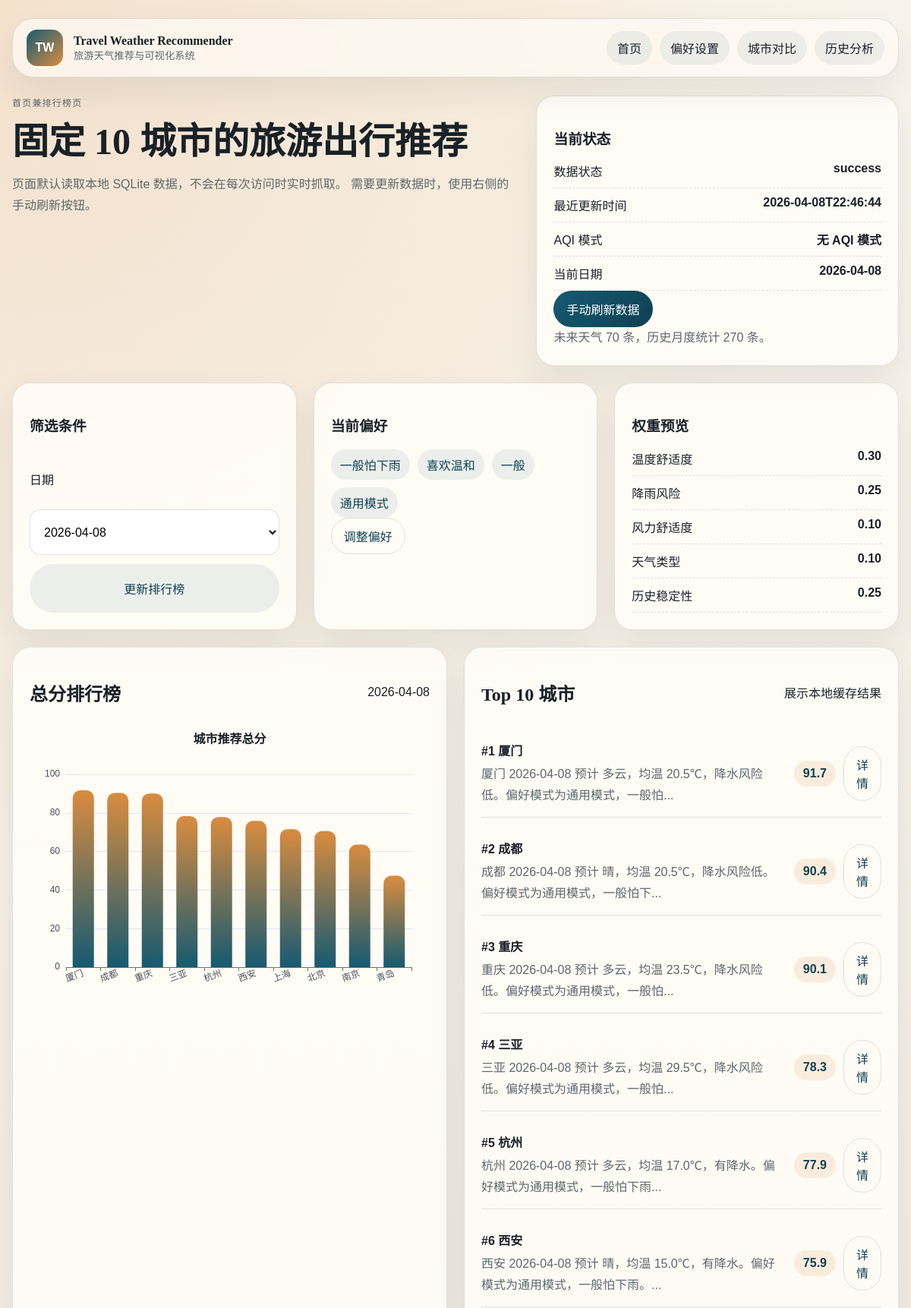
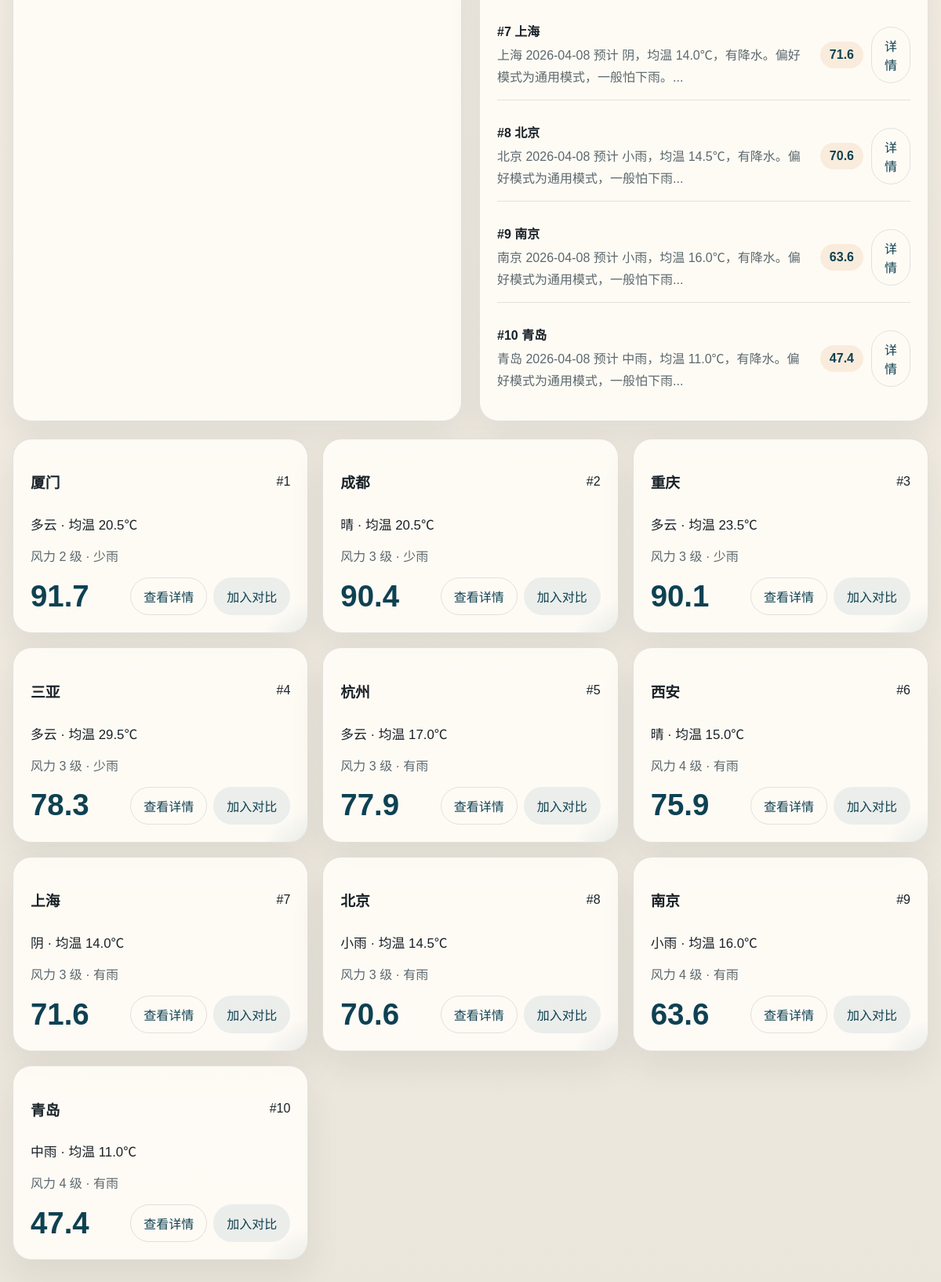
The page / on the database its author committed (2 pictures, top to bottom).
### tables this page shows
CREATE TABLE refresh_log (
                id INTEGER PRIMARY KEY AUTOINCREMENT,
                refresh_time TEXT NOT NULL,
                status TEXT NOT NULL,
                message TEXT NOT NULL
            );

CREATE TABLE forecast_daily (
                city_slug TEXT NOT NULL,
                city_name TEXT NOT NULL,
                date TEXT NOT NULL,
                max_temp REAL,
                min_temp REAL,
                avg_temp REAL,
                weather_type TEXT,
                weather_detail TEXT,
                wind_direction TEXT,
                wind_speed_kmh REAL,
                wind_level INTEGER,
                precipitation_mm REAL,
                rain_flag INTEGER,
                aqi REAL,
                source_type TEXT,
                source_name TEXT,
                crawl_time TEXT,
                PRIMARY KEY (city_slug, date)
            );

### web/routes.py (the view)
    @app.get("/")
    def home():
        repository = WeatherRepository()
        dates = repository.get_forecast_dates()
        selected_date = request.args.get("date") or (dates[0] if dates else "")
        preferences = normalize_preferences(request.args)
        context = (
            build_homepage_context(repository, selected_date, preferences)
            if selected_date
            else {
                "ranking": [],
                "chart_data": {"cities": [], "scores": []},
                "weights_preview": {},
                "aqi_available": False,
            }
        )
        return render_template(
            "index.html",
            selected_date=selected_date,
            available_dates=dates,
            preferences=preferences,
            latest_refresh=repository.get_latest_refresh_info(),
            default_compare_city="shanghai",
            **context,
        )

### config/preferences.py (called while the page is built)
def normalize_preferences(raw_mapping) -> dict:
    cleaned = {}
    for key, default_value in DEFAULT_PREFERENCES.items():
        allowed = {value for value, _label in PREFERENCE_OPTIONS[key]}
        value = raw_mapping.get(key, default_value)
        cleaned[key] = value if value in allowed else default_value
    return cleaned

def preference_label(key: str, value: str) -> str:
    labels = {option_value: label for option_value, label in PREFERENCE_OPTIONS[key]}
    return labels.get(value, value)

### service/database.py (called while the page is built)
def get_connection() -> sqlite3.Connection:
    DB_PATH.parent.mkdir(parents=True, exist_ok=True)
    connection = sqlite3.connect(DB_PATH)
    connection.row_factory = sqlite3.Row
    return connection

    def _read_df(self, query: str, params: tuple = ()) -> pd.DataFrame:
        connection = get_connection()
        try:
            return pd.read_sql_query(query, connection, params=params)
        finally:
            connection.close()

    def get_forecast_dates(self) -> list[str]:
        df = self._read_df("SELECT DISTINCT date FROM forecast_daily ORDER BY date")
        return df["date"].tolist()

    def get_forecast_for_date(self, date_text: str) -> pd.DataFrame:
        return self._read_df(
            "SELECT * FROM forecast_daily WHERE date = ? ORDER BY city_slug",
            (date_text,),
        )

    def get_history_monthly(self, city_slug: str | None = None) -> pd.DataFrame:
        if city_slug:
            return self._read_df(
                "SELECT * FROM history_monthly WHERE city_slug = ? ORDER BY month_key",
                (city_slug,),
            )
        return self._read_df("SELECT * FROM history_monthly ORDER BY city_slug, month_key")

    def get_latest_refresh_info(self) -> dict:
        df = self._read_df(
            "SELECT refresh_time, status, message FROM refresh_log ORDER BY id DESC LIMIT 1"
        )
        if df.empty:
            return {"refresh_time": "未刷新", "status": "empty", "message": "当前数据库中还没有抓取记录。"}
        return df.iloc[0].to_dict()

    def aqi_available(self) -> bool:
        df = self._read_df("SELECT MAX(aqi) AS max_aqi FROM forecast_daily")
        return not df.empty and pd.notna(df.iloc[0]["max_aqi"])

### service/ranking.py (called while the page is built)
def _month_from_date(date_text: str) -> int:
    return int(date_text.split("-")[1])

### service/reason_generator.py (called while the page is built)
def generate_summary(reason: str) -> str:
    if len(reason) <= 48:
        return reason
    return reason[:48] + "..."

### web/templates/index.html (shortened to what this page needs)
{% extends "base.html" %}
{% block content %}
<section class="hero-panel">
    <div class="hero-copy">
        <p class="eyebrow">首页兼排行榜页</p>
        <h1>固定 10 城市的旅游出行推荐</h1>
        <p>
            页面默认读取本地 SQLite 数据，不会在每次访问时实时抓取。
            需要更新数据时，使用右侧的手动刷新按钮。
        </p>
    </div>
    <div class="hero-meta card">
        <h3>当前状态</h3>
        <ul class="meta-list">
            <li><span>数据状态</span><strong>{{ latest_refresh.status }}</strong></li>
            <li><span>最近更新时间</span><strong>{{ latest_refresh.refresh_time }}</strong></li>
            <li><span>AQI 模式</span><strong>{{ "已启用" if aqi_available else "无 AQI 模式" }}</strong></li>
            <li><span>当前日期</span><strong>{{ selected_date or "暂无数据" }}</strong></li>
        </ul>
        <form method="post" action="{{ url_for('refresh') }}" class="refresh-form">
            <button type="submit" class="button button-primary">手动刷新数据</button>
        </form>
        <p class="muted">{{ latest_refresh.message }}</p>
    </div>
</section>
<section class="controls-grid">
    <form method="get" action="{{ url_for('home') }}" class="card filter-form">
        <h3>筛选条件</h3>
        <label>日期</label>
        <select name="date">
            {% for date_item in available_dates %}
                <option value="{{ date_item }}" {% if date_item == selected_date %}selected{% endif %}>{{ date_item }}</option>
            {% endfor %}
        </select>
        <button type="submit" class="button">更新排行榜</button>
    </form>
    <div class="card">
        <h3>当前偏好</h3>
        <ul class="tag-list">
            <li>{{ preference_label("rain_sensitivity", preferences["rain_sensitivity"]) }}</li>
            <li>{{ preference_label("temperature_preference", preferences["temperature_preference"]) }}</li>
            <li>{{ preference_label("wind_sensitivity", preferences["wind_sensitivity"]) }}</li>
            <li>{{ preference_label("travel_style", preferences["travel_style"]) }}</li>
        </ul>
        <a class="button button-ghost" href="{{ url_for('preferences_page') }}?{{ query_with(preferences, date=selected_date) }}">调整偏好</a>
    </div>
    <div class="card">
        <h3>权重预览</h3>
        <ul class="weight-list">
            {% for key, value in weights_preview.items() %}
                <li>
                    <span>
                        {% if key == "temperature" %}温度舒适度{% endif %}
                        {% if key == "rain" %}降雨风险{% endif %}
                        {% if key == "wind" %}风力舒适度{% endif %}
                        {% if key == "weather" %}天气类型{% endif %}
                        {% if key == "history" %}历史稳定性{% endif %}
                    </span>
                    <strong>{{ "%.2f"|format(value) }}</strong>
                </li>
            {% endfor %}
        </ul>
    </div>
</section>
{% if ranking %}
<section class="content-grid">
    <div class="card chart-card">
        <div class="section-head">
            <h2>总分排行榜</h2>
            <span>{{ selected_date }}</span>
        </div>
        <div id="ranking-chart" class="chart"></div>
    </div>
    <div class="card ranking-card">
        <div class="section-head">
            <h2>Top 10 城市</h2>
            <span>展示本地缓存结果</span>
        </div>
        <ol class="ranking-list">
            {% for row in ranking %}
            <li class="ranking-row">
                <div>
                    <strong>#{{ row.rank }} {{ row.city_name }}</strong>
                    <p>{{ row.reason_summary }}</p>
                </div>
                <div class="ranking-actions">
                    <span class="score-pill">{{ row.score_total }}</span>
                    <a class="button button-ghost" href="{{ url_for('city_detail', city_slug=row.city_slug) }}?{{ query_with(preferences, date=selected_date) }}">详情</a>
                </div>
            </li>
            {% endfor %}
        </ol>
    </div>
</section>
<section class="city-grid">
    {% for row in ranking %}
    <article class="city-card">
        <div class="city-card-head">
            <h3>{{ row.city_name }}</h3>
            <span>#{{ row.rank }}</span>
        </div>
        <p class="weather-line">{{ row.weather_detail }} · 均温 {{ "%.1f"|format(row.avg_temp) }}℃</p>
        <p class="muted">风力 {{ row.wind_level if row.wind_level is not none else "-" }} 级 · {{ "有雨" if row.rain_flag else "少雨" }}</p>
        <div class="city-card-foot">
            <strong class="score-big">{{ row.score_total }}</strong>
            <div class="card-actions">
                <a class="button button-ghost" href="{{ url_for('city_detail', city_slug=row.city_slug) }}?{{ query_with(preferences, date=selected_date) }}">查看详情</a>
                <a class="button" href="{{ url_for('compare_page') }}?{{ query_with(preferences, date=selected_date, city_a=row.city_slug, city_b='beijing' if row.city_slug != 'beijing' else 'shanghai') }}">加入对比</a>
            </div>
        </div>
    </article>
    {% endfor %}
</section>
{% else %}
<section class="empty-state card">
    <h2>当前还没有可展示的数据</h2>
    <p>先点击“手动刷新数据”，抓取未来天气和历史月度统计后再进入演示。</p>
</section>
{% endif %}
{% endblock %}
{% block scripts %}
<script>
window.renderBarChart("ranking-chart", {
    labels: {{ chart_data.cities | tojson }},
    values: {{ chart_data.scores | tojson }},
    title: "城市推荐总分"
});
</script>
{% endblock %}

### web/templates/base.html (shortened to what this page needs)
<!doctype html>
<html lang="zh-CN">
<head>
    <link rel="stylesheet" href="{{ url_for('static', filename='css/style.css') }}">
</head>
<body>
    <div class="page-shell">
        <header class="topbar">
            <a class="brand" href="{{ url_for('home') }}?{{ query_with(preferences, date=selected_date if selected_date is defined else '') }}">
                <span class="brand-mark">TW</span>
                <span>
                    <strong>Travel Weather Recommender</strong>
                    <small>旅游天气推荐与可视化系统</small>
                </span>
            </a>
            <nav class="nav-links">
                <a href="{{ url_for('home') }}?{{ query_with(preferences, date=selected_date if selected_date is defined else '') }}">首页</a>
                <a href="{{ url_for('preferences_page') }}?{{ query_with(preferences, date=selected_date if selected_date is defined else '') }}">偏好设置</a>
                <a href="{{ url_for('compare_page') }}?{{ query_with(preferences, date=selected_date if selected_date is defined else '') }}">城市对比</a>
                <a href="{{ url_for('history_page') }}?{{ query_with(preferences) }}">历史分析</a>
            </nav>
        </header>
        <main class="main-content">
            {% block content %}{% endblock %}
        </main>
    </div>
    {% block scripts %}{% endblock %}
</body>
</html>

### rows shown on the page
refresh_log: status "success", refresh_time "2026-04-08T22:46:44", message "未来天气 70 条，历史月度统计 270 条。"
forecast_daily: rank "1", city_name "厦门", reason_summary "厦门 2026-04-08 预计 多云，均温 20.5℃，降水风险低。偏好模式为通用模式，一般怕...", score_total "91.7", weather_detail "多云", avg_temp "20.5", wind_level "2", rain_flag "少雨"
forecast_daily: rank "2", city_name "成都", reason_summary "成都 2026-04-08 预计 晴，均温 20.5℃，降水风险低。偏好模式为通用模式，一般怕下...", score_total "90.4", weather_detail "晴", avg_temp "20.5", wind_level "3", rain_flag "少雨"
forecast_daily: rank "3", city_name "重庆", reason_summary "重庆 2026-04-08 预计 多云，均温 23.5℃，降水风险低。偏好模式为通用模式，一般怕...", score_total "90.1", weather_detail "多云", avg_temp "23.5", wind_level "3", rain_flag "少雨"
forecast_daily: rank "4", city_name "三亚", reason_summary "三亚 2026-04-08 预计 多云，均温 29.5℃，降水风险低。偏好模式为通用模式，一般怕...", score_total "78.3", weather_detail "多云", avg_temp "29.5", wind_level "3", rain_flag "少雨"
forecast_daily: rank "5", city_name "杭州", reason_summary "杭州 2026-04-08 预计 多云，均温 17.0℃，有降水。偏好模式为通用模式，一般怕下雨...", score_total "77.9", weather_detail "多云", avg_temp "17.0", wind_level "3", rain_flag "有雨"
forecast_daily: rank "6", city_name "西安", reason_summary "西安 2026-04-08 预计 晴，均温 15.0℃，有降水。偏好模式为通用模式，一般怕下雨。...", score_total "75.9", weather_detail "晴", avg_temp "15.0", wind_level "4", rain_flag "有雨"
forecast_daily: rank "7", city_name "上海", reason_summary "上海 2026-04-08 预计 阴，均温 14.0℃，有降水。偏好模式为通用模式，一般怕下雨。...", score_total "71.6", weather_detail "阴", avg_temp "14.0", wind_level "3", rain_flag "有雨"
forecast_daily: rank "8", city_name "北京", reason_summary "北京 2026-04-08 预计 小雨，均温 14.5℃，有降水。偏好模式为通用模式，一般怕下雨...", score_total "70.6", weather_detail "小雨", avg_temp "14.5", wind_level "3", rain_flag "有雨"
forecast_daily: rank "9", city_name "南京", reason_summary "南京 2026-04-08 预计 小雨，均温 16.0℃，有降水。偏好模式为通用模式，一般怕下雨...", score_total "63.6", weather_detail "小雨", avg_temp "16.0", wind_level "4", rain_flag "有雨"
forecast_daily: rank "10", city_name "青岛", reason_summary "青岛 2026-04-08 预计 中雨，均温 11.0℃，有降水。偏好模式为通用模式，一般怕下雨...", score_total "47.4", weather_detail "中雨", avg_temp "11.0", wind_level "4", rain_flag "有雨"

### other values the page prints
{{ "已启用" if aqi_available else "无 AQI 模式" }} "无 AQI 模式"
{{ selected_date or "暂无数据" }} "2026-04-08"
{{ preference_label("rain_sensitivity", preferences["rain_sensitivity"]) }} "一般怕下雨"
{{ preference_label("wind_sensitivity", preferences["wind_sensitivity"]) }} "一般"
{{ preference_label("travel_style", preferences["travel_style"]) }} "通用模式"
{{ "%.2f"|format(value) }} "0.30" "0.25" "0.10" "0.10" "0.25"
{{ selected_date }} "2026-04-08"
form field date "2026-04-08"
chart data {{ chart_data.scores | tojson }} [91.7, 90.4, 90.1, 78.3, 77.9, 75.9, 71.6, 70.6, 63.6, 47.4]
